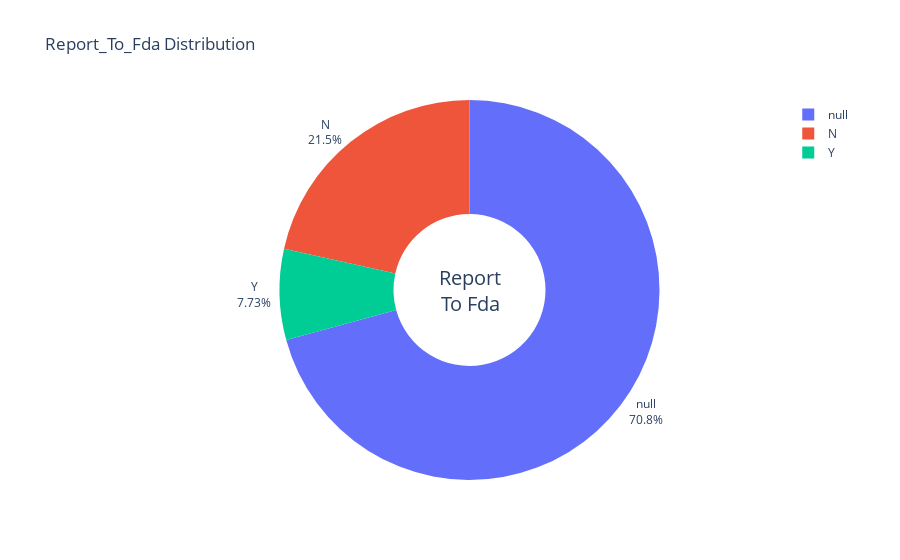

Write notebook code for a chart like this one.
### Code cell
na_pattern = r'^(\*|I)$'
replace_null_lf = replace_pattern_with_null(my_lf, col, na_pattern)
eda_proportion(replace_null_lf, col, top_n=5)

### Figure 1 — Plotly figure (JSON) as saved in the notebook; plotly's stock layout.template omitted (floating-point values rounded to 4 significant figures)
{"data": [{"hole": 0.4, "hoverinfo": "label+percent", "labels": [null, "N", "Y"], "textinfo": "label+percent", "textposition": "outside", "type": "pie", "values": [9652618, 2935028, 1054990]}], "layout": {"annotations": [{"font": {"size": 20}, "showarrow": false, "text": "Report<br>To Fda", "x": 0.5, "y": 0.5}], "title": {"text": "Report_To_Fda Distribution"}}}
